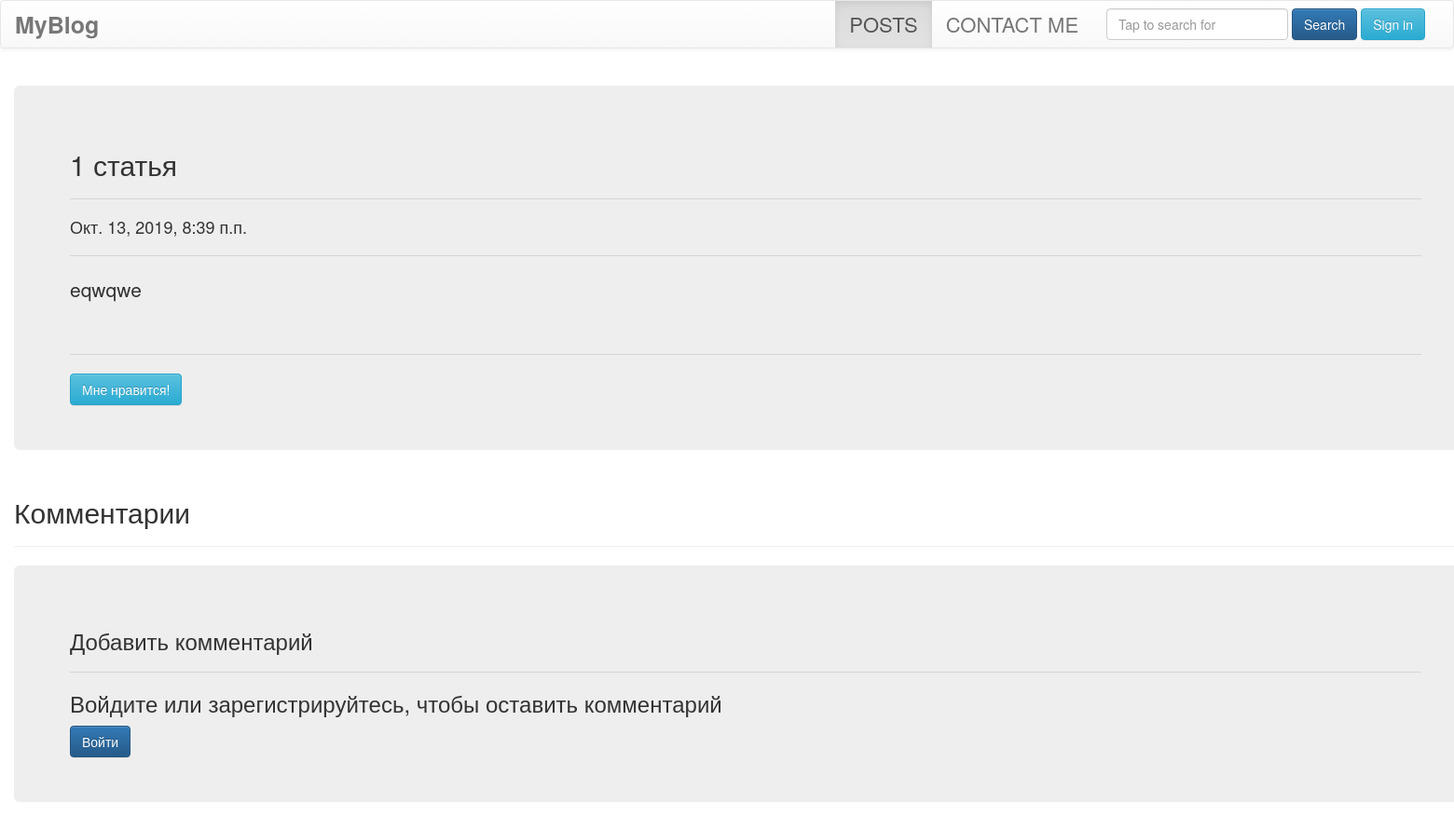
/posts/1-statya, run on an earlier commit of the app's database.
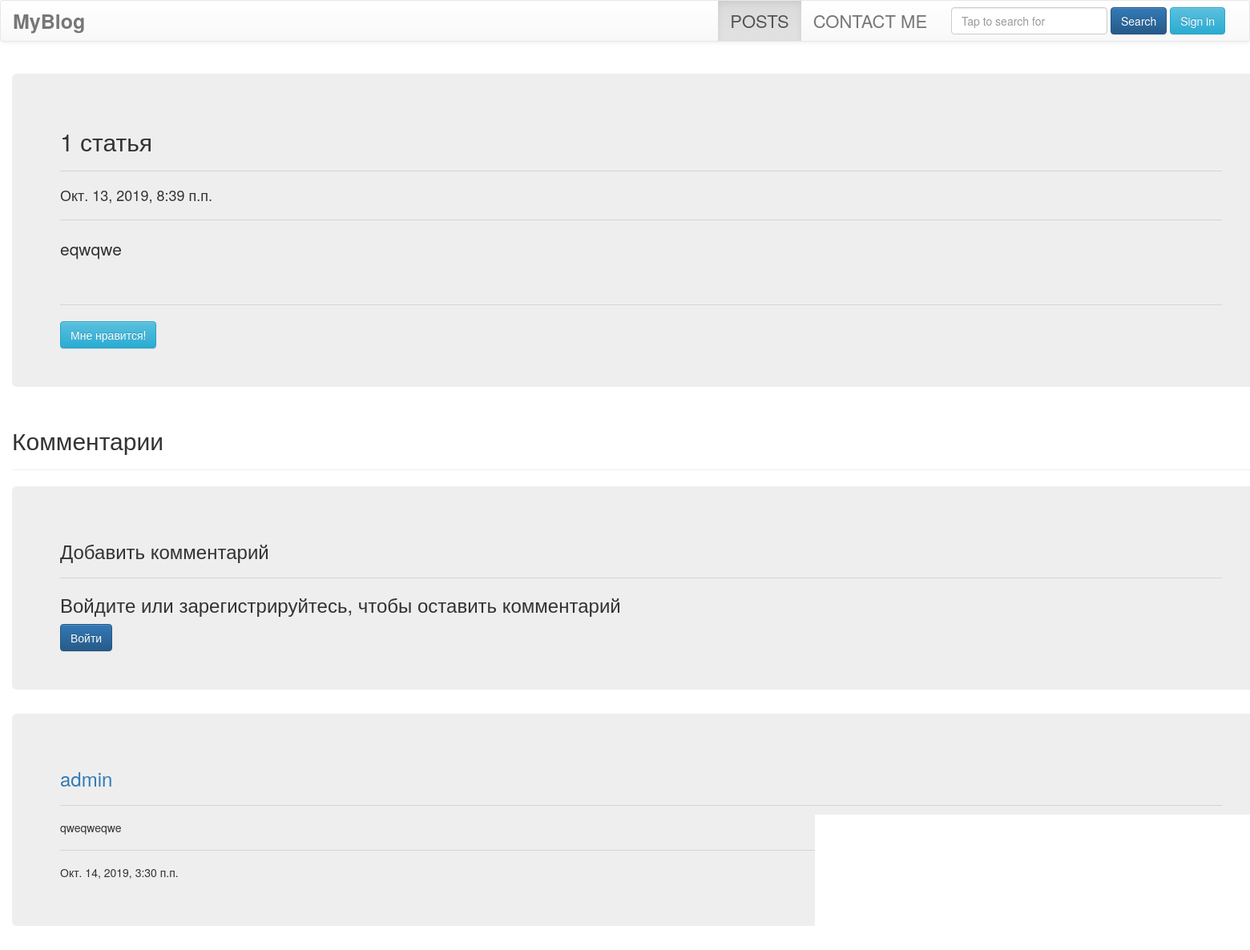
And on a later commit of the database.
### blog/models.py (models this page shows, shortened)
class Comment(models.Model):
    comment_body = models.ForeignKey(Post, on_delete = models.CASCADE, null=True)
    user = models.CharField(max_length = 100)
    pub_date = models.DateTimeField(auto_now_add = True)
    comment_content = models.TextField(default= '')
    comment_status = models.IntegerField(choices=COMMENT_STATUS, default=1)

### blog/views.py (the view)
# urls.py: path('posts/<str:slug>', views.PostPageView, name = 'PostPageView'),
def PostPageView(request, slug):
    template_name = 'blog/postview.html'
    post = get_object_or_404(Post, slug=slug)
    comments_list = post.comment_set.filter(comment_status=1).order_by('-pub_date')[:10]
    if request.method == 'POST':
        form = LeaveCommentForm(request.POST)
        current_user = request.user.get_username()
        add_comment_content = request.POST['comment_content']
        post.comment_set.create(user = current_user, comment_content = add_comment_content)
        return HttpResponseRedirect(reverse('blog:PostPageView', args = (post.slug,)))
    form = LeaveCommentForm()
    content = {
	    'post': post,
	    'comments_list':comments_list,
	    'form': form,
	    }
    return render(request, template_name, content)

### blog/forms.py
class LeaveCommentForm(forms.ModelForm):
    class Meta:
        model = Comment
        fields = [
            'comment_content',
			]
        widgets = {
            'comment_content': forms.Textarea(attrs = {'class': 'form-control', 'placeholder': 'Комментарий'})
        }

### templates/blog/postview.html (shortened to what this page needs)
{% extends 'blog/mainpage.html' %}
{% block active_link %}
     <ul class="nav navbar-nav">
            <li class="dropdown active">
              <a class="dropdown-toggle" style="font-size: 22px" data-toggle="dropdown" href="#">POSTS</a>
            </li>
            <li> <a href="{% url 'blog:ContactMe' %}" style="font-size: 22px">CONTACT ME</a></li>
          </ul>
          <form class="navbar-form navbar-right">
          <div class="form-group">
            <input class="form-control" type="text" placeholder="Tap to search for">
           </div>
            <button type="submit" data-toggle="dropdown" class="dropdown-toggle btn btn-primary">Search</button>
                {% if user.is_authenticated %}
                    <a class="btn btn-info" href="{% url 'accounts:SignoutView' %}">Sign out</a>
                    <div class="btn btn-info" >Welcome, <b>{{user}}</b></div>
                {% else %}
                    <a class="btn btn-info" href="{% url 'accounts:SignupView' %}">Sign in</a>
                {% endif%}
        </form>
{% endblock %}
{% block content%}
    <br>
    <div class="container" style="width: 1600px">
      <div class="jumbotron">
        <h2>{{ post.title }}</h2>
        <hr class="my-4">
        <h4>{{ post.pub_date }}</h4>
        <hr class="my-4">
        <p>{{ post.post_content }}</p>
        <br>
        <hr class="my-4">
        <a class="btn btn-info" href="{% url 'blog:Post_liked' post.slug  %}">Мне нравится!</a>
      </div>
    </div>
    <div class="container" style="width: 1600px">
      <h2>Комментарии</h2>
      <hr class="my-4">
    </div>
    <div class="container" style="width: 1600px">
      <div class="jumbotron">
        <h3>Добавить комментарий</h3>
        <hr class="my-4">
      {% if user.is_authenticated %}
          <form action="{% url 'blog:PostPageView' post.slug %}" method="POST">
          {% csrf_token %}
             <div class="form-group">
                {{ form.comment_content }}
              </div>
                <button href="" class="btn btn-primary" type="submit">Добавить</button>
           </form>
      {% else %}
          <h3>Войдите или зарегистрируйтесь, чтобы оставить комментарий</h3>
          <a class="btn btn-primary" href="{% url 'accounts:SignupView' %}">Войти</a>
      {% endif %}
      </div>
    </div>
    {% if comments_list %}
        {% for comment in comments_list %}
            <div class="container" style="width: 1600px">
                <div class="jumbotron">
                    <h3><a style="text-decoration: none" href="#">{{ comment.user }}</a></h3>
                    <hr class="my-4">
                    <h5>{{ comment.comment_content }}</h5>
                    <hr class="my-4">
                    <h5>{{ comment.pub_date }}</h5>
                </div>
            </div>
        {% endfor %}
    {% endif %}
{% endblock %}

What changed in the data, as far as the page shows it:
added Comment: user "admin", comment_content "qweqweqwe", pub_date "Окт. 14, 2019, 3:30 п.п."
